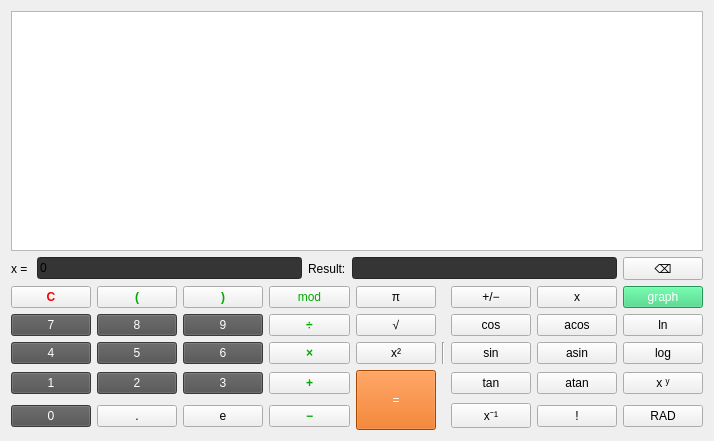
<?xml version="1.0" encoding="UTF-8"?>
<ui version="4.0">
 <class>MathView</class>
 <widget class="QWidget" name="MathView">
  <property name="geometry">
   <rect>
    <x>0</x>
    <y>0</y>
    <width>714</width>
    <height>441</height>
   </rect>
  </property>
  <property name="windowTitle">
   <string>Form</string>
  </property>
  <property name="styleSheet">
   <string notr="true">QWidget {
color: rgb(255, 255, 255)
	font: 11pt &quot;Cascadia Code PL&quot;;
}</string>
  </property>
  <layout class="QVBoxLayout" name="verticalLayout">
   <item>
    <layout class="QHBoxLayout" name="horizontalLayout_25">
     <item>
      <widget class="QPlainTextEdit" name="srcInput">
       <property name="styleSheet">
        <string notr="true">QPlainTextEdit {
font: 700 11pt &quot;Cantarell&quot;;
}</string>
       </property>
      </widget>
     </item>
    </layout>
   </item>
   <item>
    <layout class="QVBoxLayout" name="verticalLayout_3">
     <item>
      <layout class="QVBoxLayout" name="verticalLayout_2">
       <item>
        <layout class="QHBoxLayout" name="horizontalLayout_3">
         <item>
          <layout class="QHBoxLayout" name="horizontalLayout">
           <item>
            <widget class="QLabel" name="label">
             <property name="text">
              <string>x = </string>
             </property>
            </widget>
           </item>
          </layout>
         </item>
         <item>
          <layout class="QHBoxLayout" name="horizontalLayout_2">
           <item>
            <widget class="QLineEdit" name="xEdit">
             <property name="enabled">
              <bool>true</bool>
             </property>
             <property name="styleSheet">
              <string notr="true">QLineEdit {
background-color:rgb(53,53,53);
}</string>
             </property>
             <property name="text">
              <string>0</string>
             </property>
            </widget>
           </item>
           <item>
            <widget class="QLabel" name="label_2">
             <property name="text">
              <string>Result:</string>
             </property>
            </widget>
           </item>
           <item>
            <widget class="QLineEdit" name="resultEdit">
             <property name="enabled">
              <bool>true</bool>
             </property>
             <property name="styleSheet">
              <string notr="true">QLineEdit {
background-color:rgb(53,53,53);
}</string>
             </property>
             <property name="readOnly">
              <bool>true</bool>
             </property>
            </widget>
           </item>
           <item>
            <widget class="QPushButton" name="backspaceButton">
             <property name="text">
              <string>⌫</string>
             </property>
            </widget>
           </item>
          </layout>
         </item>
        </layout>
       </item>
      </layout>
     </item>
    </layout>
   </item>
   <item>
    <layout class="QGridLayout" name="gridLayout_2">
     <item row="8" column="6">
      <widget class="QPushButton" name="powMinusButton">
       <property name="text">
        <string>x⁻¹</string>
       </property>
      </widget>
     </item>
     <item row="1" column="6">
      <widget class="QPushButton" name="unMinusButton">
       <property name="text">
        <string>+/−</string>
       </property>
      </widget>
     </item>
     <item row="7" column="6">
      <widget class="QPushButton" name="tanButton">
       <property name="text">
        <string>tan</string>
       </property>
      </widget>
     </item>
     <item row="1" column="4">
      <widget class="QPushButton" name="piButton">
       <property name="text">
        <string>π</string>
       </property>
      </widget>
     </item>
     <item row="5" column="7">
      <widget class="QPushButton" name="asinButton">
       <property name="text">
        <string>asin</string>
       </property>
      </widget>
     </item>
     <item row="7" column="9">
      <widget class="QPushButton" name="powButton">
       <property name="text">
        <string>x ʸ</string>
       </property>
      </widget>
     </item>
     <item row="5" column="4">
      <widget class="QPushButton" name="pow2Button">
       <property name="text">
        <string>x²</string>
       </property>
      </widget>
     </item>
     <item row="5" column="2">
      <widget class="QPushButton" name="num6Button">
       <property name="styleSheet">
        <string notr="true">QPushButton {
	background-color: rgb(80,80,80);
	color: rgb(255, 255, 255);
}</string>
       </property>
       <property name="text">
        <string>6</string>
       </property>
      </widget>
     </item>
     <item row="5" column="5">
      <widget class="Line" name="line">
       <property name="orientation">
        <enum>Qt::Vertical</enum>
       </property>
      </widget>
     </item>
     <item row="3" column="4">
      <widget class="QPushButton" name="sqrtButton">
       <property name="text">
        <string>√</string>
       </property>
      </widget>
     </item>
     <item row="3" column="9">
      <widget class="QPushButton" name="lnButton">
       <property name="text">
        <string>ln</string>
       </property>
      </widget>
     </item>
     <item row="3" column="6">
      <widget class="QPushButton" name="cosButton">
       <property name="text">
        <string>cos</string>
       </property>
      </widget>
     </item>
     <item row="7" column="7">
      <widget class="QPushButton" name="atanButton">
       <property name="text">
        <string>atan</string>
       </property>
      </widget>
     </item>
     <item row="8" column="0">
      <widget class="QPushButton" name="num0Button">
       <property name="styleSheet">
        <string notr="true">QPushButton {
	background-color: rgb(80,80,80);
	color: rgb(255, 255, 255);
}</string>
       </property>
       <property name="text">
        <string>0</string>
       </property>
      </widget>
     </item>
     <item row="1" column="1">
      <widget class="QPushButton" name="lbracketButton">
       <property name="palette">
        <palette>
         <active>
          <colorrole role="ButtonText">
           <brush brushstyle="SolidPattern">
            <color alpha="255">
             <red>0</red>
             <green>170</green>
             <blue>0</blue>
            </color>
           </brush>
          </colorrole>
         </active>
         <inactive>
          <colorrole role="ButtonText">
           <brush brushstyle="SolidPattern">
            <color alpha="255">
             <red>0</red>
             <green>170</green>
             <blue>0</blue>
            </color>
           </brush>
          </colorrole>
         </inactive>
         <disabled>
          <colorrole role="ButtonText">
           <brush brushstyle="SolidPattern">
            <color alpha="255">
             <red>160</red>
             <green>161</green>
             <blue>162</blue>
            </color>
           </brush>
          </colorrole>
         </disabled>
        </palette>
       </property>
       <property name="font">
        <font>
         <bold>true</bold>
        </font>
       </property>
       <property name="text">
        <string>(</string>
       </property>
      </widget>
     </item>
     <item row="8" column="7">
      <widget class="QPushButton" name="factorialButton">
       <property name="text">
        <string>!</string>
       </property>
      </widget>
     </item>
     <item row="7" column="2">
      <widget class="QPushButton" name="num3Button">
       <property name="styleSheet">
        <string notr="true">QPushButton {
	background-color: rgb(80,80,80);
	color: rgb(255, 255, 255);
}</string>
       </property>
       <property name="text">
        <string>3</string>
       </property>
      </widget>
     </item>
     <item row="5" column="6">
      <widget class="QPushButton" name="sinButton">
       <property name="text">
        <string>sin</string>
       </property>
      </widget>
     </item>
     <item row="8" column="3">
      <widget class="QPushButton" name="subButton">
       <property name="palette">
        <palette>
         <active>
          <colorrole role="ButtonText">
           <brush brushstyle="SolidPattern">
            <color alpha="255">
             <red>0</red>
             <green>170</green>
             <blue>0</blue>
            </color>
           </brush>
          </colorrole>
         </active>
         <inactive>
          <colorrole role="ButtonText">
           <brush brushstyle="SolidPattern">
            <color alpha="255">
             <red>0</red>
             <green>170</green>
             <blue>0</blue>
            </color>
           </brush>
          </colorrole>
         </inactive>
         <disabled>
          <colorrole role="ButtonText">
           <brush brushstyle="SolidPattern">
            <color alpha="255">
             <red>160</red>
             <green>161</green>
             <blue>162</blue>
            </color>
           </brush>
          </colorrole>
         </disabled>
        </palette>
       </property>
       <property name="font">
        <font>
         <bold>true</bold>
        </font>
       </property>
       <property name="text">
        <string>−</string>
       </property>
      </widget>
     </item>
     <item row="8" column="2">
      <widget class="QPushButton" name="eButton">
       <property name="text">
        <string>e</string>
       </property>
      </widget>
     </item>
     <item row="3" column="7">
      <widget class="QPushButton" name="acosButton">
       <property name="text">
        <string>acos</string>
       </property>
      </widget>
     </item>
     <item row="3" column="1">
      <widget class="QPushButton" name="num8Button">
       <property name="styleSheet">
        <string notr="true">QPushButton {
	background-color: rgb(80,80,80);
	color: rgb(255, 255, 255);
}</string>
       </property>
       <property name="text">
        <string>8</string>
       </property>
      </widget>
     </item>
     <item row="1" column="0">
      <widget class="QPushButton" name="clearButton">
       <property name="palette">
        <palette>
         <active>
          <colorrole role="Text">
           <brush brushstyle="SolidPattern">
            <color alpha="255">
             <red>0</red>
             <green>0</green>
             <blue>0</blue>
            </color>
           </brush>
          </colorrole>
          <colorrole role="ButtonText">
           <brush brushstyle="SolidPattern">
            <color alpha="255">
             <red>255</red>
             <green>0</green>
             <blue>0</blue>
            </color>
           </brush>
          </colorrole>
          <colorrole role="PlaceholderText">
           <brush brushstyle="SolidPattern">
            <color alpha="128">
             <red>0</red>
             <green>0</green>
             <blue>0</blue>
            </color>
           </brush>
          </colorrole>
         </active>
         <inactive>
          <colorrole role="Text">
           <brush brushstyle="SolidPattern">
            <color alpha="255">
             <red>0</red>
             <green>0</green>
             <blue>0</blue>
            </color>
           </brush>
          </colorrole>
          <colorrole role="ButtonText">
           <brush brushstyle="SolidPattern">
            <color alpha="255">
             <red>255</red>
             <green>0</green>
             <blue>0</blue>
            </color>
           </brush>
          </colorrole>
          <colorrole role="PlaceholderText">
           <brush brushstyle="SolidPattern">
            <color alpha="128">
             <red>0</red>
             <green>0</green>
             <blue>0</blue>
            </color>
           </brush>
          </colorrole>
         </inactive>
         <disabled>
          <colorrole role="Text">
           <brush brushstyle="SolidPattern">
            <color alpha="255">
             <red>168</red>
             <green>169</green>
             <blue>169</blue>
            </color>
           </brush>
          </colorrole>
          <colorrole role="ButtonText">
           <brush brushstyle="SolidPattern">
            <color alpha="255">
             <red>160</red>
             <green>161</green>
             <blue>162</blue>
            </color>
           </brush>
          </colorrole>
          <colorrole role="PlaceholderText">
           <brush brushstyle="SolidPattern">
            <color alpha="128">
             <red>35</red>
             <green>38</green>
             <blue>39</blue>
            </color>
           </brush>
          </colorrole>
         </disabled>
        </palette>
       </property>
       <property name="font">
        <font>
         <bold>true</bold>
        </font>
       </property>
       <property name="text">
        <string>C</string>
       </property>
      </widget>
     </item>
     <item row="7" column="0">
      <widget class="QPushButton" name="num1Button">
       <property name="styleSheet">
        <string notr="true">QPushButton {
	background-color: rgb(80,80,80);
	color: rgb(255, 255, 255);
}</string>
       </property>
       <property name="text">
        <string>1</string>
       </property>
      </widget>
     </item>
     <item row="1" column="2">
      <widget class="QPushButton" name="rbracketButton">
       <property name="palette">
        <palette>
         <active>
          <colorrole role="ButtonText">
           <brush brushstyle="SolidPattern">
            <color alpha="255">
             <red>0</red>
             <green>170</green>
             <blue>0</blue>
            </color>
           </brush>
          </colorrole>
         </active>
         <inactive>
          <colorrole role="ButtonText">
           <brush brushstyle="SolidPattern">
            <color alpha="255">
             <red>0</red>
             <green>170</green>
             <blue>0</blue>
            </color>
           </brush>
          </colorrole>
         </inactive>
         <disabled>
          <colorrole role="ButtonText">
           <brush brushstyle="SolidPattern">
            <color alpha="255">
             <red>160</red>
             <green>161</green>
             <blue>162</blue>
            </color>
           </brush>
          </colorrole>
         </disabled>
        </palette>
       </property>
       <property name="font">
        <font>
         <bold>true</bold>
        </font>
       </property>
       <property name="text">
        <string>)</string>
       </property>
      </widget>
     </item>
     <item row="3" column="2">
      <widget class="QPushButton" name="num9Button">
       <property name="styleSheet">
        <string notr="true">QPushButton {
	background-color: rgb(80,80,80);
	color: rgb(255, 255, 255);
}</string>
       </property>
       <property name="text">
        <string>9</string>
       </property>
      </widget>
     </item>
     <item row="7" column="3">
      <widget class="QPushButton" name="addButton">
       <property name="palette">
        <palette>
         <active>
          <colorrole role="ButtonText">
           <brush brushstyle="SolidPattern">
            <color alpha="255">
             <red>0</red>
             <green>170</green>
             <blue>0</blue>
            </color>
           </brush>
          </colorrole>
         </active>
         <inactive>
          <colorrole role="ButtonText">
           <brush brushstyle="SolidPattern">
            <color alpha="255">
             <red>0</red>
             <green>170</green>
             <blue>0</blue>
            </color>
           </brush>
          </colorrole>
         </inactive>
         <disabled>
          <colorrole role="ButtonText">
           <brush brushstyle="SolidPattern">
            <color alpha="255">
             <red>160</red>
             <green>161</green>
             <blue>162</blue>
            </color>
           </brush>
          </colorrole>
         </disabled>
        </palette>
       </property>
       <property name="font">
        <font>
         <bold>true</bold>
        </font>
       </property>
       <property name="text">
        <string>+</string>
       </property>
      </widget>
     </item>
     <item row="1" column="9">
      <widget class="QPushButton" name="graphButton">
       <property name="sizePolicy">
        <sizepolicy hsizetype="Minimum" vsizetype="Fixed">
         <horstretch>0</horstretch>
         <verstretch>0</verstretch>
        </sizepolicy>
       </property>
       <property name="styleSheet">
        <string notr="true">QPushButton {
	background-color: rgb(51, 209, 122);
	color: rgb(255, 255, 255);
}</string>
       </property>
       <property name="text">
        <string>graph</string>
       </property>
      </widget>
     </item>
     <item row="5" column="9">
      <widget class="QPushButton" name="logButton">
       <property name="text">
        <string>log</string>
       </property>
      </widget>
     </item>
     <item row="7" column="4" rowspan="2">
      <widget class="QPushButton" name="calcButton">
       <property name="sizePolicy">
        <sizepolicy hsizetype="Minimum" vsizetype="Fixed">
         <horstretch>0</horstretch>
         <verstretch>0</verstretch>
        </sizepolicy>
       </property>
       <property name="autoFillBackground">
        <bool>false</bool>
       </property>
       <property name="styleSheet">
        <string notr="true">QPushButton {
	background-color: rgb(230,97,0);
	color: rgb(255, 255, 255);
	height: 52px;
}</string>
       </property>
       <property name="text">
        <string>=</string>
       </property>
       <property name="autoDefault">
        <bool>false</bool>
       </property>
       <property name="default">
        <bool>false</bool>
       </property>
      </widget>
     </item>
     <item row="7" column="1">
      <widget class="QPushButton" name="num2Button">
       <property name="styleSheet">
        <string notr="true">QPushButton {
	background-color: rgb(80,80,80);
	color: rgb(255, 255, 255);
}</string>
       </property>
       <property name="text">
        <string>2</string>
       </property>
      </widget>
     </item>
     <item row="5" column="1">
      <widget class="QPushButton" name="num5Button">
       <property name="styleSheet">
        <string notr="true">QPushButton {
	background-color: rgb(80,80,80);
	color: rgb(255, 255, 255);
}</string>
       </property>
       <property name="text">
        <string>5</string>
       </property>
      </widget>
     </item>
     <item row="3" column="3">
      <widget class="QPushButton" name="divButton">
       <property name="palette">
        <palette>
         <active>
          <colorrole role="ButtonText">
           <brush brushstyle="SolidPattern">
            <color alpha="255">
             <red>0</red>
             <green>170</green>
             <blue>0</blue>
            </color>
           </brush>
          </colorrole>
         </active>
         <inactive>
          <colorrole role="ButtonText">
           <brush brushstyle="SolidPattern">
            <color alpha="255">
             <red>0</red>
             <green>170</green>
             <blue>0</blue>
            </color>
           </brush>
          </colorrole>
         </inactive>
         <disabled>
          <colorrole role="ButtonText">
           <brush brushstyle="SolidPattern">
            <color alpha="255">
             <red>160</red>
             <green>161</green>
             <blue>162</blue>
            </color>
           </brush>
          </colorrole>
         </disabled>
        </palette>
       </property>
       <property name="font">
        <font>
         <bold>true</bold>
        </font>
       </property>
       <property name="text">
        <string>÷</string>
       </property>
      </widget>
     </item>
     <item row="8" column="1">
      <widget class="QPushButton" name="pointButton">
       <property name="text">
        <string>.</string>
       </property>
      </widget>
     </item>
     <item row="3" column="0">
      <widget class="QPushButton" name="num7Button">
       <property name="styleSheet">
        <string notr="true">QPushButton {
	background-color: rgb(80,80,80);
	color: rgb(255, 255, 255);
}</string>
       </property>
       <property name="text">
        <string>7</string>
       </property>
      </widget>
     </item>
     <item row="5" column="3">
      <widget class="QPushButton" name="mulButton">
       <property name="palette">
        <palette>
         <active>
          <colorrole role="ButtonText">
           <brush brushstyle="SolidPattern">
            <color alpha="255">
             <red>0</red>
             <green>170</green>
             <blue>0</blue>
            </color>
           </brush>
          </colorrole>
         </active>
         <inactive>
          <colorrole role="ButtonText">
           <brush brushstyle="SolidPattern">
            <color alpha="255">
             <red>0</red>
             <green>170</green>
             <blue>0</blue>
            </color>
           </brush>
          </colorrole>
         </inactive>
         <disabled>
          <colorrole role="ButtonText">
           <brush brushstyle="SolidPattern">
            <color alpha="255">
             <red>160</red>
             <green>161</green>
             <blue>162</blue>
            </color>
           </brush>
          </colorrole>
         </disabled>
        </palette>
       </property>
       <property name="font">
        <font>
         <bold>true</bold>
        </font>
       </property>
       <property name="text">
        <string>×</string>
       </property>
      </widget>
     </item>
     <item row="1" column="7">
      <widget class="QPushButton" name="xButton">
       <property name="text">
        <string>x</string>
       </property>
      </widget>
     </item>
     <item row="5" column="0">
      <widget class="QPushButton" name="num4Button">
       <property name="styleSheet">
        <string notr="true">QPushButton {
	background-color: rgb(80,80,80);
	color: rgb(255, 255, 255);
}</string>
       </property>
       <property name="text">
        <string>4</string>
       </property>
      </widget>
     </item>
     <item row="1" column="3">
      <widget class="QPushButton" name="modButton">
       <property name="palette">
        <palette>
         <active>
          <colorrole role="ButtonText">
           <brush brushstyle="SolidPattern">
            <color alpha="255">
             <red>0</red>
             <green>170</green>
             <blue>0</blue>
            </color>
           </brush>
          </colorrole>
         </active>
         <inactive>
          <colorrole role="ButtonText">
           <brush brushstyle="SolidPattern">
            <color alpha="255">
             <red>0</red>
             <green>170</green>
             <blue>0</blue>
            </color>
           </brush>
          </colorrole>
         </inactive>
         <disabled>
          <colorrole role="ButtonText">
           <brush brushstyle="SolidPattern">
            <color alpha="255">
             <red>160</red>
             <green>161</green>
             <blue>162</blue>
            </color>
           </brush>
          </colorrole>
         </disabled>
        </palette>
       </property>
       <property name="text">
        <string>mod</string>
       </property>
      </widget>
     </item>
     <item row="8" column="9">
      <widget class="QPushButton" name="radDegButton">
       <property name="text">
        <string>RAD</string>
       </property>
      </widget>
     </item>
    </layout>
   </item>
  </layout>
 </widget>
 <resources/>
 <connections/>
</ui>
